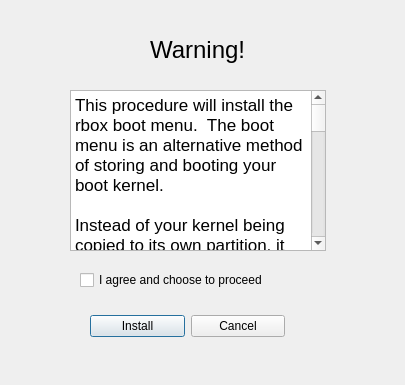
<?xml version="1.0" encoding="UTF-8"?>
<ui version="4.0">
 <class>bootmenuDialog</class>
 <widget class="QDialog" name="bootmenuDialog">
  <property name="geometry">
   <rect>
    <x>0</x>
    <y>0</y>
    <width>405</width>
    <height>385</height>
   </rect>
  </property>
  <property name="windowTitle">
   <string>Boot Menu</string>
  </property>
  <widget class="QWidget" name="layoutWidget">
   <property name="geometry">
    <rect>
     <x>90</x>
     <y>310</y>
     <width>195</width>
     <height>32</height>
    </rect>
   </property>
   <layout class="QHBoxLayout" name="horizontalLayout">
    <item>
     <widget class="QPushButton" name="pushButton">
      <property name="text">
       <string>Install</string>
      </property>
     </widget>
    </item>
    <item>
     <widget class="QPushButton" name="pushButton_2">
      <property name="text">
       <string>Cancel</string>
      </property>
     </widget>
    </item>
   </layout>
  </widget>
  <widget class="QLabel" name="label">
   <property name="geometry">
    <rect>
     <x>150</x>
     <y>30</y>
     <width>101</width>
     <height>41</height>
    </rect>
   </property>
   <property name="text">
    <string>&lt;html&gt;&lt;head/&gt;&lt;body&gt;&lt;p&gt;&lt;span style=&quot; font-size:18pt;&quot;&gt;Warning!&lt;/span&gt;&lt;/p&gt;&lt;/body&gt;&lt;/html&gt;</string>
   </property>
  </widget>
  <widget class="QCheckBox" name="bagreeBox">
   <property name="geometry">
    <rect>
     <x>80</x>
     <y>270</y>
     <width>214</width>
     <height>20</height>
    </rect>
   </property>
   <property name="text">
    <string>I agree and choose to proceed</string>
   </property>
  </widget>
  <widget class="QTextBrowser" name="textBrowser">
   <property name="geometry">
    <rect>
     <x>70</x>
     <y>90</y>
     <width>256</width>
     <height>161</height>
    </rect>
   </property>
   <property name="html">
    <string>&lt;!DOCTYPE HTML PUBLIC &quot;-//W3C//DTD HTML 4.0//EN&quot; &quot;http://www.w3.org/TR/REC-html40/strict.dtd&quot;&gt;
&lt;html&gt;&lt;head&gt;&lt;meta name=&quot;qrichtext&quot; content=&quot;1&quot; /&gt;&lt;style type=&quot;text/css&quot;&gt;
p, li { white-space: pre-wrap; }
&lt;/style&gt;&lt;/head&gt;&lt;body style=&quot; font-family:'.Helvetica Neue DeskInterface'; font-size:13pt; font-weight:400; font-style:normal;&quot;&gt;
&lt;p style=&quot; margin-top:0px; margin-bottom:0px; margin-left:0px; margin-right:0px; -qt-block-indent:0; text-indent:0px;&quot;&gt;This procedure will install the rbox boot menu.  The boot menu is an alternative method of storing and booting your boot kernel.&lt;/p&gt;
&lt;p style=&quot;-qt-paragraph-type:empty; margin-top:0px; margin-bottom:0px; margin-left:0px; margin-right:0px; -qt-block-indent:0; text-indent:0px;&quot;&gt;&lt;br /&gt;&lt;/p&gt;
&lt;p style=&quot; margin-top:0px; margin-bottom:0px; margin-left:0px; margin-right:0px; -qt-block-indent:0; text-indent:0px;&quot;&gt;Instead of your kernel being copied to its own partition, it lives in a directory named /system/boot and is loaded from there.&lt;/p&gt;
&lt;p style=&quot;-qt-paragraph-type:empty; margin-top:0px; margin-bottom:0px; margin-left:0px; margin-right:0px; -qt-block-indent:0; text-indent:0px;&quot;&gt;&lt;br /&gt;&lt;/p&gt;
&lt;p style=&quot; margin-top:0px; margin-bottom:0px; margin-left:0px; margin-right:0px; -qt-block-indent:0; text-indent:0px;&quot;&gt;At boot it offers you the choice of booting whatever kernel named boot.img is in /system/boot or booting to recovery. After a short timeout period it defaults to booting /system/boot/boot.img.&lt;/p&gt;
&lt;p style=&quot;-qt-paragraph-type:empty; margin-top:0px; margin-bottom:0px; margin-left:0px; margin-right:0px; -qt-block-indent:0; text-indent:0px;&quot;&gt;&lt;br /&gt;&lt;/p&gt;
&lt;p style=&quot; margin-top:0px; margin-bottom:0px; margin-left:0px; margin-right:0px; -qt-block-indent:0; text-indent:0px;&quot;&gt;This offers you an easy way to test kernels and a bulletproof path to recovery in case of trouble. A USB keyboard is required.&lt;/p&gt;
&lt;p style=&quot;-qt-paragraph-type:empty; margin-top:0px; margin-bottom:0px; margin-left:0px; margin-right:0px; -qt-block-indent:0; text-indent:0px;&quot;&gt;&lt;br /&gt;&lt;/p&gt;
&lt;p style=&quot; margin-top:0px; margin-bottom:0px; margin-left:0px; margin-right:0px; -qt-block-indent:0; text-indent:0px;&quot;&gt;&lt;span style=&quot; font-weight:600;&quot;&gt;Your device be &lt;/span&gt;&lt;span style=&quot; font-weight:600; text-decoration: underline;&quot;&gt;must be unlocked&lt;/span&gt;&lt;span style=&quot; font-weight:600;&quot;&gt; and  Clockwork Mod 6.0.5.1.4a or greater must be installed  and functional. &lt;/span&gt;&lt;span style=&quot; font-weight:600; text-decoration: underline;&quot;&gt;If these prerequisites are not met, this procedure will BRICK your Fire TV. &lt;/span&gt;&lt;/p&gt;
&lt;p style=&quot;-qt-paragraph-type:empty; margin-top:0px; margin-bottom:0px; margin-left:0px; margin-right:0px; -qt-block-indent:0; text-indent:0px;&quot;&gt;&lt;br /&gt;&lt;/p&gt;
&lt;p style=&quot; margin-top:0px; margin-bottom:0px; margin-left:0px; margin-right:0px; -qt-block-indent:0; text-indent:0px;&quot;&gt;You may proceed by clicking the checkbox below and pressing the Install button. &lt;/p&gt;
&lt;p style=&quot;-qt-paragraph-type:empty; margin-top:0px; margin-bottom:0px; margin-left:0px; margin-right:0px; -qt-block-indent:0; text-indent:0px;&quot;&gt;&lt;br /&gt;&lt;/p&gt;
&lt;p style=&quot; margin-top:0px; margin-bottom:0px; margin-left:0px; margin-right:0px; -qt-block-indent:0; text-indent:0px;&quot;&gt;By doing so you agree to absolve rbox and jocala of any responsibility for your actions. &lt;/p&gt;
&lt;p style=&quot;-qt-paragraph-type:empty; margin-top:0px; margin-bottom:0px; margin-left:0px; margin-right:0px; -qt-block-indent:0; text-indent:0px;&quot;&gt;&lt;br /&gt;&lt;/p&gt;
&lt;p style=&quot; margin-top:0px; margin-bottom:0px; margin-left:0px; margin-right:0px; -qt-block-indent:0; text-indent:0px;&quot;&gt;You also acknowledge that this installation will void the warranty on your Fire TV.&lt;/p&gt;
&lt;p style=&quot;-qt-paragraph-type:empty; margin-top:0px; margin-bottom:0px; margin-left:0px; margin-right:0px; -qt-block-indent:0; text-indent:0px;&quot;&gt;&lt;br /&gt;&lt;/p&gt;&lt;/body&gt;&lt;/html&gt;</string>
   </property>
  </widget>
 </widget>
 <resources/>
 <connections>
  <connection>
   <sender>pushButton</sender>
   <signal>clicked()</signal>
   <receiver>bootmenuDialog</receiver>
   <slot>accept()</slot>
   <hints>
    <hint type="sourcelabel">
     <x>138</x>
     <y>325</y>
    </hint>
    <hint type="destinationlabel">
     <x>202</x>
     <y>192</y>
    </hint>
   </hints>
  </connection>
  <connection>
   <sender>pushButton_2</sender>
   <signal>clicked()</signal>
   <receiver>bootmenuDialog</receiver>
   <slot>reject()</slot>
   <hints>
    <hint type="sourcelabel">
     <x>236</x>
     <y>325</y>
    </hint>
    <hint type="destinationlabel">
     <x>202</x>
     <y>192</y>
    </hint>
   </hints>
  </connection>
 </connections>
</ui>
